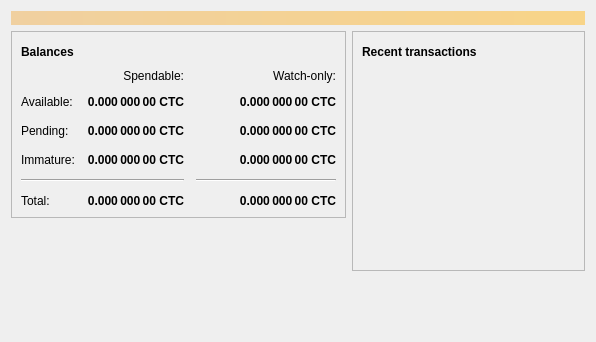
<?xml version="1.0" encoding="UTF-8"?>
<ui version="4.0">
 <class>OverviewPage</class>
 <widget class="QWidget" name="OverviewPage">
  <property name="geometry">
   <rect>
    <x>0</x>
    <y>0</y>
    <width>596</width>
    <height>342</height>
   </rect>
  </property>
  <property name="windowTitle">
   <string>Form</string>
  </property>
  <layout class="QVBoxLayout" name="topLayout">
   <item>
    <widget class="QLabel" name="labelAlerts">
     <property name="visible">
      <bool>false</bool>
     </property>
     <property name="styleSheet">
      <string notr="true">QLabel { background-color: qlineargradient(x1: 0, y1: 0, x2: 1, y2: 0, stop:0 #F0D0A0, stop:1 #F8D488); color:#000000; }</string>
     </property>
     <property name="wordWrap">
      <bool>true</bool>
     </property>
     <property name="margin">
      <number>3</number>
     </property>
     <property name="textInteractionFlags">
      <set>Qt::TextSelectableByMouse</set>
     </property>
    </widget>
   </item>
   <item>
    <layout class="QHBoxLayout" name="horizontalLayout" stretch="1,1">
     <item>
      <layout class="QVBoxLayout" name="verticalLayout_2">
       <item>
        <widget class="QFrame" name="frame">
         <property name="frameShape">
          <enum>QFrame::StyledPanel</enum>
         </property>
         <property name="frameShadow">
          <enum>QFrame::Raised</enum>
         </property>
         <layout class="QVBoxLayout" name="verticalLayout_4">
          <item>
           <layout class="QHBoxLayout" name="horizontalLayout_4">
            <item>
             <widget class="QLabel" name="label_5">
              <property name="font">
               <font>
                <weight>75</weight>
                <bold>true</bold>
               </font>
              </property>
              <property name="text">
               <string>Balances</string>
              </property>
             </widget>
            </item>
            <item>
             <widget class="QPushButton" name="labelWalletStatus">
              <property name="enabled">
               <bool>true</bool>
              </property>
              <property name="maximumSize">
               <size>
                <width>30</width>
                <height>16777215</height>
               </size>
              </property>
              <property name="toolTip">
               <string>The displayed information may be out of date. Your wallet automatically synchronizes with the Cryptonium network after a connection is established, but this process has not completed yet.</string>
              </property>
              <property name="text">
               <string/>
              </property>
              <property name="icon">
               <iconset resource="../bitcoin.qrc">
                <normaloff>:/icons/warning</normaloff>
                <disabledoff>:/icons/warning</disabledoff>:/icons/warning</iconset>
              </property>
              <property name="iconSize">
               <size>
                <width>24</width>
                <height>24</height>
               </size>
              </property>
              <property name="flat">
               <bool>true</bool>
              </property>
             </widget>
            </item>
            <item>
             <spacer name="horizontalSpacer_3">
              <property name="orientation">
               <enum>Qt::Horizontal</enum>
              </property>
              <property name="sizeHint" stdset="0">
               <size>
                <width>40</width>
                <height>20</height>
               </size>
              </property>
             </spacer>
            </item>
           </layout>
          </item>
          <item>
           <layout class="QGridLayout" name="gridLayout">
            <property name="spacing">
             <number>12</number>
            </property>
            <item row="2" column="2">
             <widget class="QLabel" name="labelWatchPending">
              <property name="font">
               <font>
                <weight>75</weight>
                <bold>true</bold>
               </font>
              </property>
              <property name="cursor">
               <cursorShape>IBeamCursor</cursorShape>
              </property>
              <property name="toolTip">
               <string>Unconfirmed transactions to watch-only addresses</string>
              </property>
              <property name="text">
               <string notr="true">0.000 000 00 CTC</string>
              </property>
              <property name="alignment">
               <set>Qt::AlignRight|Qt::AlignTrailing|Qt::AlignVCenter</set>
              </property>
              <property name="textInteractionFlags">
               <set>Qt::LinksAccessibleByMouse|Qt::TextSelectableByKeyboard|Qt::TextSelectableByMouse</set>
              </property>
             </widget>
            </item>
            <item row="2" column="1">
             <widget class="QLabel" name="labelUnconfirmed">
              <property name="font">
               <font>
                <weight>75</weight>
                <bold>true</bold>
               </font>
              </property>
              <property name="cursor">
               <cursorShape>IBeamCursor</cursorShape>
              </property>
              <property name="toolTip">
               <string>Total of transactions that have yet to be confirmed, and do not yet count toward the spendable balance</string>
              </property>
              <property name="text">
               <string notr="true">0.000 000 00 CTC</string>
              </property>
              <property name="alignment">
               <set>Qt::AlignRight|Qt::AlignTrailing|Qt::AlignVCenter</set>
              </property>
              <property name="textInteractionFlags">
               <set>Qt::LinksAccessibleByMouse|Qt::TextSelectableByKeyboard|Qt::TextSelectableByMouse</set>
              </property>
             </widget>
            </item>
            <item row="3" column="2">
             <widget class="QLabel" name="labelWatchImmature">
              <property name="font">
               <font>
                <weight>75</weight>
                <bold>true</bold>
               </font>
              </property>
              <property name="cursor">
               <cursorShape>IBeamCursor</cursorShape>
              </property>
              <property name="toolTip">
               <string>Mined balance in watch-only addresses that has not yet matured</string>
              </property>
              <property name="text">
               <string notr="true">0.000 000 00 CTC</string>
              </property>
              <property name="alignment">
               <set>Qt::AlignRight|Qt::AlignTrailing|Qt::AlignVCenter</set>
              </property>
              <property name="textInteractionFlags">
               <set>Qt::LinksAccessibleByMouse|Qt::TextSelectableByKeyboard|Qt::TextSelectableByMouse</set>
              </property>
             </widget>
            </item>
            <item row="4" column="0" colspan="2">
             <widget class="Line" name="line">
              <property name="orientation">
               <enum>Qt::Horizontal</enum>
              </property>
             </widget>
            </item>
            <item row="4" column="2">
             <widget class="Line" name="lineWatchBalance">
              <property name="sizePolicy">
               <sizepolicy hsizetype="Preferred" vsizetype="Fixed">
                <horstretch>0</horstretch>
                <verstretch>0</verstretch>
               </sizepolicy>
              </property>
              <property name="minimumSize">
               <size>
                <width>140</width>
                <height>0</height>
               </size>
              </property>
              <property name="orientation">
               <enum>Qt::Horizontal</enum>
              </property>
             </widget>
            </item>
            <item row="5" column="0">
             <widget class="QLabel" name="labelTotalText">
              <property name="text">
               <string>Total:</string>
              </property>
             </widget>
            </item>
            <item row="3" column="1">
             <widget class="QLabel" name="labelImmature">
              <property name="font">
               <font>
                <weight>75</weight>
                <bold>true</bold>
               </font>
              </property>
              <property name="cursor">
               <cursorShape>IBeamCursor</cursorShape>
              </property>
              <property name="toolTip">
               <string>Mined balance that has not yet matured</string>
              </property>
              <property name="text">
               <string notr="true">0.000 000 00 CTC</string>
              </property>
              <property name="alignment">
               <set>Qt::AlignRight|Qt::AlignTrailing|Qt::AlignVCenter</set>
              </property>
              <property name="textInteractionFlags">
               <set>Qt::LinksAccessibleByMouse|Qt::TextSelectableByKeyboard|Qt::TextSelectableByMouse</set>
              </property>
             </widget>
            </item>
            <item row="2" column="3">
             <spacer name="horizontalSpacer_2">
              <property name="orientation">
               <enum>Qt::Horizontal</enum>
              </property>
              <property name="sizeHint" stdset="0">
               <size>
                <width>40</width>
                <height>20</height>
               </size>
              </property>
             </spacer>
            </item>
            <item row="3" column="0">
             <widget class="QLabel" name="labelImmatureText">
              <property name="text">
               <string>Immature:</string>
              </property>
             </widget>
            </item>
            <item row="5" column="1">
             <widget class="QLabel" name="labelTotal">
              <property name="font">
               <font>
                <weight>75</weight>
                <bold>true</bold>
               </font>
              </property>
              <property name="cursor">
               <cursorShape>IBeamCursor</cursorShape>
              </property>
              <property name="toolTip">
               <string>Your current total balance</string>
              </property>
              <property name="text">
               <string notr="true">0.000 000 00 CTC</string>
              </property>
              <property name="alignment">
               <set>Qt::AlignRight|Qt::AlignTrailing|Qt::AlignVCenter</set>
              </property>
              <property name="textInteractionFlags">
               <set>Qt::LinksAccessibleByMouse|Qt::TextSelectableByKeyboard|Qt::TextSelectableByMouse</set>
              </property>
             </widget>
            </item>
            <item row="5" column="2">
             <widget class="QLabel" name="labelWatchTotal">
              <property name="font">
               <font>
                <weight>75</weight>
                <bold>true</bold>
               </font>
              </property>
              <property name="cursor">
               <cursorShape>IBeamCursor</cursorShape>
              </property>
              <property name="toolTip">
               <string>Current total balance in watch-only addresses</string>
              </property>
              <property name="text">
               <string notr="true">0.000 000 00 CTC</string>
              </property>
              <property name="alignment">
               <set>Qt::AlignRight|Qt::AlignTrailing|Qt::AlignVCenter</set>
              </property>
              <property name="textInteractionFlags">
               <set>Qt::LinksAccessibleByMouse|Qt::TextSelectableByKeyboard|Qt::TextSelectableByMouse</set>
              </property>
             </widget>
            </item>
            <item row="0" column="2">
             <widget class="QLabel" name="labelWatchonly">
              <property name="text">
               <string>Watch-only:</string>
              </property>
              <property name="alignment">
               <set>Qt::AlignRight|Qt::AlignTrailing|Qt::AlignVCenter</set>
              </property>
             </widget>
            </item>
            <item row="1" column="0">
             <widget class="QLabel" name="labelBalanceText">
              <property name="text">
               <string>Available:</string>
              </property>
             </widget>
            </item>
            <item row="1" column="1">
             <widget class="QLabel" name="labelBalance">
              <property name="font">
               <font>
                <weight>75</weight>
                <bold>true</bold>
               </font>
              </property>
              <property name="cursor">
               <cursorShape>IBeamCursor</cursorShape>
              </property>
              <property name="toolTip">
               <string>Your current spendable balance</string>
              </property>
              <property name="text">
               <string notr="true">0.000 000 00 CTC</string>
              </property>
              <property name="alignment">
               <set>Qt::AlignRight|Qt::AlignTrailing|Qt::AlignVCenter</set>
              </property>
              <property name="textInteractionFlags">
               <set>Qt::LinksAccessibleByMouse|Qt::TextSelectableByKeyboard|Qt::TextSelectableByMouse</set>
              </property>
             </widget>
            </item>
            <item row="1" column="2">
             <widget class="QLabel" name="labelWatchAvailable">
              <property name="font">
               <font>
                <weight>75</weight>
                <bold>true</bold>
               </font>
              </property>
              <property name="cursor">
               <cursorShape>IBeamCursor</cursorShape>
              </property>
              <property name="toolTip">
               <string>Your current balance in watch-only addresses</string>
              </property>
              <property name="text">
               <string notr="true">0.000 000 00 CTC</string>
              </property>
              <property name="alignment">
               <set>Qt::AlignRight|Qt::AlignTrailing|Qt::AlignVCenter</set>
              </property>
              <property name="textInteractionFlags">
               <set>Qt::LinksAccessibleByMouse|Qt::TextSelectableByKeyboard|Qt::TextSelectableByMouse</set>
              </property>
             </widget>
            </item>
            <item row="2" column="0">
             <widget class="QLabel" name="labelPendingText">
              <property name="text">
               <string>Pending:</string>
              </property>
             </widget>
            </item>
            <item row="0" column="1">
             <widget class="QLabel" name="labelSpendable">
              <property name="text">
               <string>Spendable:</string>
              </property>
              <property name="alignment">
               <set>Qt::AlignRight|Qt::AlignTrailing|Qt::AlignVCenter</set>
              </property>
             </widget>
            </item>
           </layout>
          </item>
         </layout>
        </widget>
       </item>
       <item>
        <spacer name="verticalSpacer">
         <property name="orientation">
          <enum>Qt::Vertical</enum>
         </property>
         <property name="sizeHint" stdset="0">
          <size>
           <width>20</width>
           <height>40</height>
          </size>
         </property>
        </spacer>
       </item>
      </layout>
     </item>
     <item>
      <layout class="QVBoxLayout" name="verticalLayout_3">
       <item>
        <widget class="QFrame" name="frame_2">
         <property name="frameShape">
          <enum>QFrame::StyledPanel</enum>
         </property>
         <property name="frameShadow">
          <enum>QFrame::Raised</enum>
         </property>
         <layout class="QVBoxLayout" name="verticalLayout">
          <item>
           <layout class="QHBoxLayout" name="horizontalLayout_2">
            <item>
             <widget class="QLabel" name="label_4">
              <property name="font">
               <font>
                <weight>75</weight>
                <bold>true</bold>
               </font>
              </property>
              <property name="text">
               <string>Recent transactions</string>
              </property>
             </widget>
            </item>
            <item>
             <widget class="QPushButton" name="labelTransactionsStatus">
              <property name="enabled">
               <bool>true</bool>
              </property>
              <property name="maximumSize">
               <size>
                <width>30</width>
                <height>16777215</height>
               </size>
              </property>
              <property name="toolTip">
               <string>The displayed information may be out of date. Your wallet automatically synchronizes with the Cryptonium network after a connection is established, but this process has not completed yet.</string>
              </property>
              <property name="text">
               <string/>
              </property>
              <property name="icon">
               <iconset resource="../bitcoin.qrc">
                <normaloff>:/icons/warning</normaloff>
                <disabledoff>:/icons/warning</disabledoff>:/icons/warning</iconset>
              </property>
              <property name="iconSize">
               <size>
                <width>24</width>
                <height>24</height>
               </size>
              </property>
              <property name="flat">
               <bool>true</bool>
              </property>
             </widget>
            </item>
            <item>
             <spacer name="horizontalSpacer">
              <property name="orientation">
               <enum>Qt::Horizontal</enum>
              </property>
              <property name="sizeHint" stdset="0">
               <size>
                <width>40</width>
                <height>20</height>
               </size>
              </property>
             </spacer>
            </item>
           </layout>
          </item>
          <item>
           <widget class="QListView" name="listTransactions">
            <property name="styleSheet">
             <string notr="true">QListView { background: transparent; }</string>
            </property>
            <property name="frameShape">
             <enum>QFrame::NoFrame</enum>
            </property>
            <property name="verticalScrollBarPolicy">
             <enum>Qt::ScrollBarAlwaysOff</enum>
            </property>
            <property name="horizontalScrollBarPolicy">
             <enum>Qt::ScrollBarAlwaysOff</enum>
            </property>
            <property name="selectionMode">
             <enum>QAbstractItemView::NoSelection</enum>
            </property>
           </widget>
          </item>
         </layout>
        </widget>
       </item>
       <item>
        <spacer name="verticalSpacer_2">
         <property name="orientation">
          <enum>Qt::Vertical</enum>
         </property>
         <property name="sizeHint" stdset="0">
          <size>
           <width>20</width>
           <height>40</height>
          </size>
         </property>
        </spacer>
       </item>
      </layout>
     </item>
    </layout>
   </item>
  </layout>
 </widget>
 <resources/>
 <connections/>
</ui>
